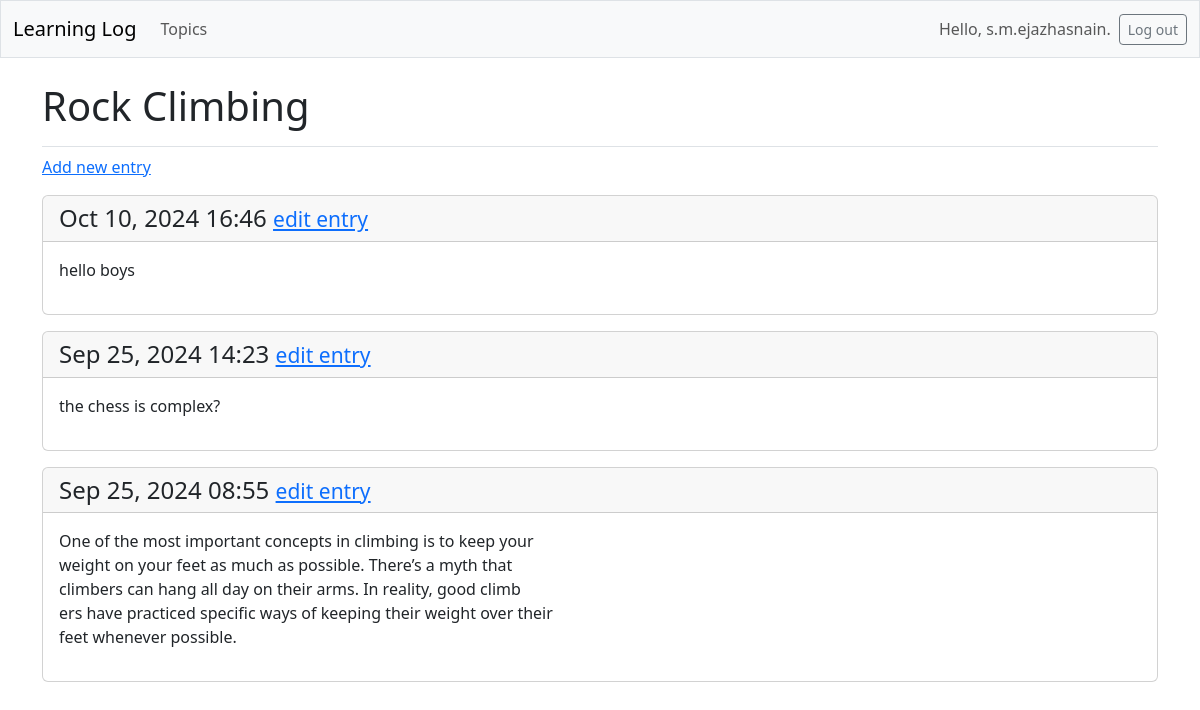
The page /topics/2/ (signed in) on the database its author committed.
### Learning_logs/models.py (models this page shows, shortened)
class topic_ofinterest(models.Model):
    text=models.CharField(max_length=200)
    date_modified=models.DateTimeField(auto_now_add=True)
    owner=models.ForeignKey(User, on_delete=models.CASCADE) #So user own their data.

class Entry(models.Model):  # models.Model means this particular class inherits the django basic model class.
    topic=models.ForeignKey(topic_ofinterest,on_delete=models.CASCADE)
    text=models.TextField()
    date_added=models.DateTimeField(auto_now_add=True)
    class Meta:
        verbose_name_plural='entries'

### Learning_logs/views.py (the view)
# urls.py: path('topics/<int:topic_id_from_url>/',views.topic, name='topic'),
@login_required # TO make it work add login_url in settings
def topic(request,topic_id_from_url):
    topic=topic_ofinterest.objects.get(id=topic_id_from_url)
    if topic.owner != request.user:
        raise Http404
    entries=topic.entry_set.order_by('-date_added')# minus sign display the most recent entries first.
    context={'topic': topic, 'entries':entries}
    return render(request,'Learning_logs/topic.html',context)

### Learning_logs/templates/Learning_logs/topic.html (shortened to what this page needs)
{%extends 'Learning_logs/base.html'%}
{% block page_header %}
  <h1>{{ topic.text }}</h1>
{% endblock page_header %}
{%block content%}
<p>
    <a href="{% url 'Learning_logs:new_entry' topic.id %}">Add new entry</a>
</p>
    {%for x in entries%}
    <div class="card mb-3">
         <h4 class="card-header">
          {{ x.date_added|date:'M d, Y H:i' }}
           <small><a href="{% url 'Learning_logs:edit_entry' x.id %}">
            edit entry</a></small>
        </h4>
         <div class="card-body">{{ x.text|linebreaks }}</div>
      </div>
    {%empty%}
    <li>There are no entries for this topic yet.</li>
    {%endfor%}
{%endblock content%}

### Learning_logs/templates/Learning_logs/base.html (shortened to what this page needs)
<!doctype html>
<html lang="en">
<head>
    {% load django_bootstrap5 %}
    {% bootstrap_css %}
</head>
<body>
    <nav class="navbar navbar-expand-md navbar-light bg-light mb-4 border">
        <div class="container-fluid">
            <a class="navbar-brand" href="{% url 'Learning_logs:indexx' %}">
                Learning Log</a>
            <div class="collapse navbar-collapse" id="navbarCollapse">
                <ul class="navbar-nav me-auto mb-2 mb-md-0">
                    <li class="nav-item">
                        <a class="nav-link" href="{% url 'Learning_logs:topics' %}">
                            Topics</a>
                    </li>
                </ul>
                    <ul class="navbar-nav ms-auto mb-2 mb-md-0">
                        {% if user.is_authenticated %}
                        <li class="nav-item">
                            <span class="navbar-text me-2">Hello, {{ user.username }}.
                            </span></li>
                    {% endif %}
                    </ul>
                    {% if user.is_authenticated %}
                    <form action="{% url 'accounts:logout' %}" method='post'>
                        <button name='submit' class='btn btn-outline-secondary btn-sm'>
                        Log out</button>
                    </form>
                {% endif %}
            </div>
        </div>
    </nav>
    <main class="container">
        <div class="pb-2 mb-2 border-bottom">
             {% block page_header %}{% endblock page_header %}
        </div>
        <div>
            {% block content %}{% endblock content %}
        </div>
</main>
</body>
</html>

### rows shown on the page
topic_ofinterest: text "Rock Climbing"
Entry: date_added "Oct 10, 2024 16:46", text "hello boys"
Entry: date_added "Sep 25, 2024 14:23", text "the chess is complex?"
Entry: date_added "Sep 25, 2024 08:55", text "One of the most important concepts in climbing is to keep your weight on your feet as much as possible. There’s a myth that climbers can hang all day on their arms. In reality, good climb ers have practiced specific ways of keeping their weight over their feet whenever possible."

### other values the page prints
{{ user.username }} "s.m.ejazhasnain"
